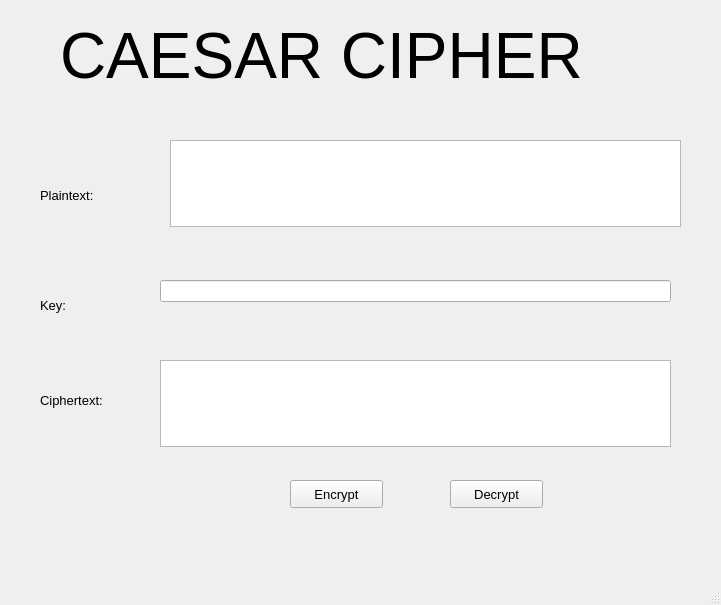
<?xml version="1.0" encoding="UTF-8"?>
<ui version="4.0">
 <class>MainWindow</class>
 <widget class="QMainWindow" name="MainWindow">
  <property name="geometry">
   <rect>
    <x>0</x>
    <y>0</y>
    <width>721</width>
    <height>605</height>
   </rect>
  </property>
  <property name="windowTitle">
   <string>Caesar Cipher</string>
  </property>
  <widget class="QWidget" name="centralwidget">
   <widget class="QLabel" name="label">
    <property name="geometry">
     <rect>
      <x>60</x>
      <y>20</y>
      <width>601</width>
      <height>71</height>
     </rect>
    </property>
    <property name="font">
     <font>
      <pointsize>48</pointsize>
     </font>
    </property>
    <property name="text">
     <string>CAESAR CIPHER</string>
    </property>
   </widget>
   <widget class="QLabel" name="label_2">
    <property name="geometry">
     <rect>
      <x>40</x>
      <y>180</y>
      <width>91</width>
      <height>31</height>
     </rect>
    </property>
    <property name="font">
     <font>
      <pointsize>10</pointsize>
     </font>
    </property>
    <property name="text">
     <string>Plaintext:</string>
    </property>
   </widget>
   <widget class="QLabel" name="label_3">
    <property name="geometry">
     <rect>
      <x>40</x>
      <y>280</y>
      <width>55</width>
      <height>51</height>
     </rect>
    </property>
    <property name="font">
     <font>
      <pointsize>10</pointsize>
     </font>
    </property>
    <property name="text">
     <string>Key:</string>
    </property>
   </widget>
   <widget class="QLabel" name="label_4">
    <property name="geometry">
     <rect>
      <x>40</x>
      <y>380</y>
      <width>91</width>
      <height>41</height>
     </rect>
    </property>
    <property name="font">
     <font>
      <pointsize>10</pointsize>
     </font>
    </property>
    <property name="text">
     <string>Ciphertext:</string>
    </property>
   </widget>
   <widget class="QTextEdit" name="txt_plain_text">
    <property name="geometry">
     <rect>
      <x>170</x>
      <y>140</y>
      <width>511</width>
      <height>87</height>
     </rect>
    </property>
   </widget>
   <widget class="QTextEdit" name="txt_cipher_text">
    <property name="geometry">
     <rect>
      <x>160</x>
      <y>360</y>
      <width>511</width>
      <height>87</height>
     </rect>
    </property>
   </widget>
   <widget class="QPushButton" name="btn_encrypt">
    <property name="geometry">
     <rect>
      <x>290</x>
      <y>480</y>
      <width>93</width>
      <height>28</height>
     </rect>
    </property>
    <property name="font">
     <font>
      <pointsize>10</pointsize>
     </font>
    </property>
    <property name="text">
     <string>Encrypt</string>
    </property>
   </widget>
   <widget class="QPushButton" name="btn_decrypt">
    <property name="geometry">
     <rect>
      <x>450</x>
      <y>480</y>
      <width>93</width>
      <height>28</height>
     </rect>
    </property>
    <property name="font">
     <font>
      <pointsize>10</pointsize>
     </font>
    </property>
    <property name="text">
     <string>Decrypt</string>
    </property>
   </widget>
   <widget class="QLineEdit" name="txt_key">
    <property name="geometry">
     <rect>
      <x>160</x>
      <y>280</y>
      <width>511</width>
      <height>22</height>
     </rect>
    </property>
   </widget>
  </widget>
  <widget class="QMenuBar" name="menubar">
   <property name="geometry">
    <rect>
     <x>0</x>
     <y>0</y>
     <width>721</width>
     <height>21</height>
    </rect>
   </property>
  </widget>
  <widget class="QStatusBar" name="statusbar"/>
 </widget>
 <resources/>
 <connections/>
</ui>
